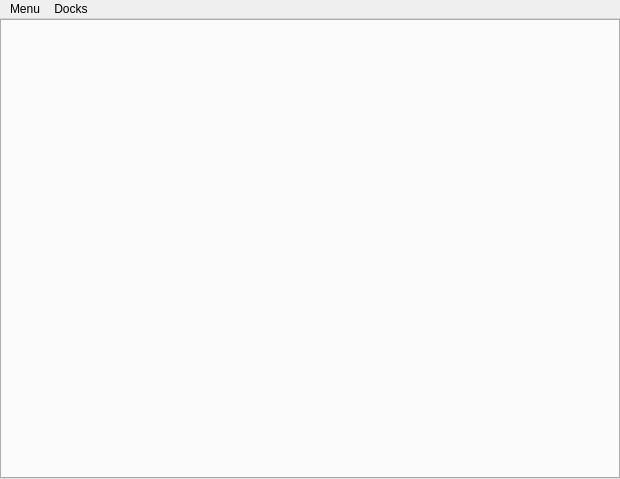
<?xml version="1.0" encoding="UTF-8"?>
<ui version="4.0">
 <class>MainWindow</class>
 <widget class="QMainWindow" name="MainWindow">
  <property name="geometry">
   <rect>
    <x>0</x>
    <y>0</y>
    <width>620</width>
    <height>479</height>
   </rect>
  </property>
  <property name="windowTitle">
   <string>MainWindow</string>
  </property>
  <widget class="QWidget" name="centralwidget">
   <layout class="QGridLayout" name="gridLayout">
    <property name="leftMargin">
     <number>0</number>
    </property>
    <property name="topMargin">
     <number>0</number>
    </property>
    <property name="rightMargin">
     <number>0</number>
    </property>
    <property name="bottomMargin">
     <number>0</number>
    </property>
    <property name="spacing">
     <number>0</number>
    </property>
    <item row="0" column="0">
     <widget class="QTabWidget" name="tabWidget">
      <property name="currentIndex">
       <number>-1</number>
      </property>
      <property name="tabsClosable">
       <bool>true</bool>
      </property>
      <property name="movable">
       <bool>true</bool>
      </property>
      <property name="tabBarAutoHide">
       <bool>true</bool>
      </property>
     </widget>
    </item>
   </layout>
  </widget>
  <widget class="QMenuBar" name="menuBar">
   <property name="geometry">
    <rect>
     <x>0</x>
     <y>0</y>
     <width>620</width>
     <height>21</height>
    </rect>
   </property>
   <widget class="QMenu" name="menuNewtab">
    <property name="title">
     <string>Menu</string>
    </property>
    <addaction name="actionCreateTab"/>
   </widget>
   <widget class="QMenu" name="menuDocks">
    <property name="title">
     <string>Docks</string>
    </property>
   </widget>
   <addaction name="menuNewtab"/>
   <addaction name="menuDocks"/>
  </widget>
  <action name="actionCreateTab">
   <property name="text">
    <string>Create Tab</string>
   </property>
  </action>
 </widget>
 <resources/>
 <connections/>
</ui>
